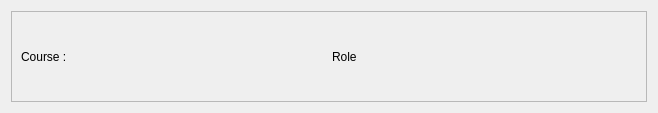
<?xml version="1.0" encoding="UTF-8"?>
<ui version="4.0">
 <class>Form</class>
 <widget class="QWidget" name="Form">
  <property name="geometry">
   <rect>
    <x>0</x>
    <y>0</y>
    <width>658</width>
    <height>113</height>
   </rect>
  </property>
  <property name="windowTitle">
   <string>Form</string>
  </property>
  <layout class="QGridLayout" name="gridLayout">
   <item row="0" column="0">
    <widget class="QFrame" name="frame">
     <property name="frameShape">
      <enum>QFrame::StyledPanel</enum>
     </property>
     <property name="frameShadow">
      <enum>QFrame::Raised</enum>
     </property>
     <layout class="QHBoxLayout" name="horizontalLayout">
      <item>
       <widget class="QLabel" name="label">
        <property name="text">
         <string>Course :</string>
        </property>
       </widget>
      </item>
      <item>
       <widget class="QLabel" name="label_2">
        <property name="text">
         <string>Role</string>
        </property>
       </widget>
      </item>
     </layout>
    </widget>
   </item>
  </layout>
 </widget>
 <resources/>
 <connections/>
</ui>
